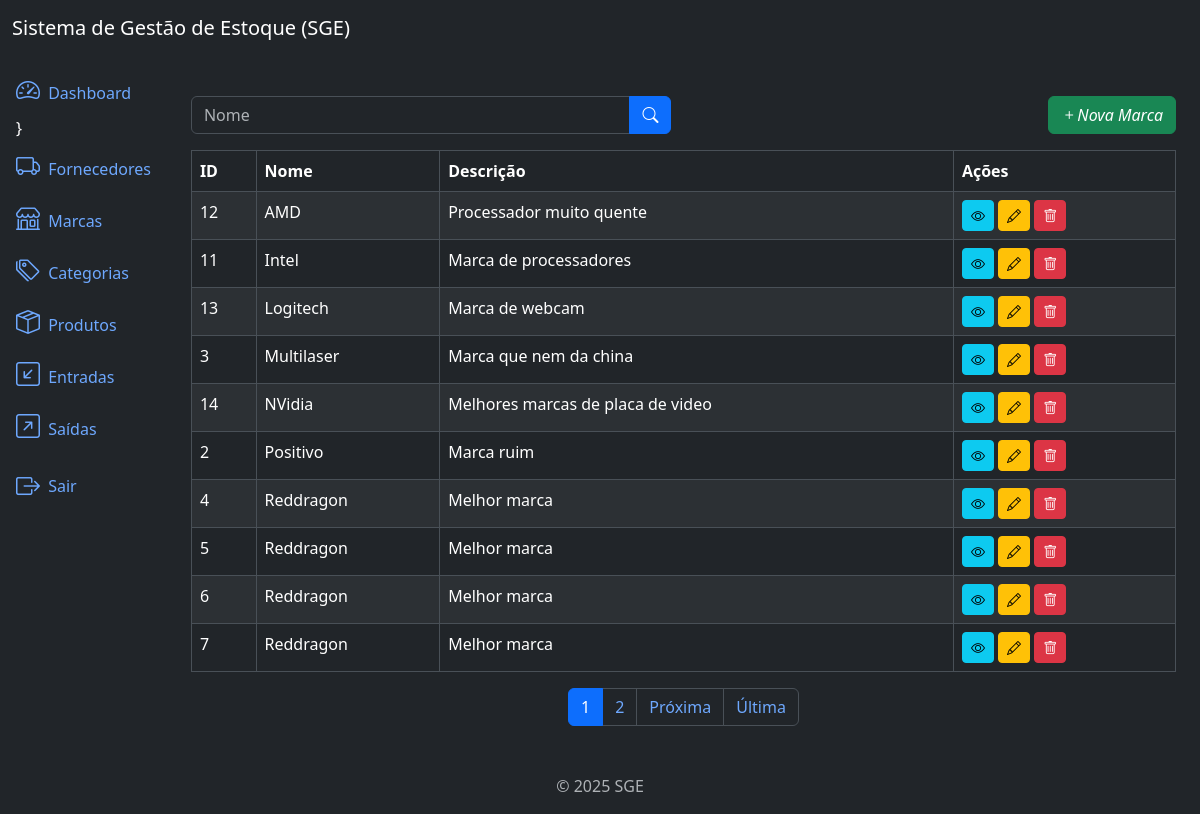
The app's page /brands/list/ (signed in) with its own data.
### brands/models.py (models this page shows, shortened)
class Brand(models.Model):
    name = models.CharField(max_length=500)
    description = models.TextField(null=True, blank=True)
    created_at = models.DateTimeField(auto_now_add=True)
    updated_at = models.DateTimeField(auto_now=True)
    class Meta:
        verbose_name = 'Brand'
        verbose_name_plural = 'Brands'
        ordering = ['name']

### brands/views.py (the view)
# urls.py: path('brands/list/', BrandListView.as_view(), name='brand_list'),
class BrandListView(LoginRequiredMixin, PermissionRequiredMixin, ListView):
    model = Brand
    template_name = 'brand_list.html'
    context_object_name = 'brands'
    paginate_by = 10
    permission_required = 'brands.view_brand' #Nome da app, da ação e model
    def get_queryset(self):
        queryset = super().get_queryset()
        name = self.request.GET.get('name')
        if name:
            queryset = queryset.filter(name__icontains=name)
        return queryset

### brands/templates/brand_list.html (shortened to what this page needs)
{% extends 'base.html' %}
{% block content %}
    <div class="row mb-3">
        <div class="col-md-6">
            <form method="get" action="{% url 'brand_list' %}">
                <div class="input-group">
                  <input type="text" class="form-control" name="name" placeholder="Nome" value="{{ request.GET.name }}">
                  <button type="submit" class="btn btn-primary">
                    <i class="bi bi-search"></i>
                  </button>
                </div>
            </form>
        </div>
        {% if perms.brands.add_brand %}
        <div class="col-md-6">
            <a href="{% url 'brand_create' %}" class="btn btn-success float-end">
                <i class="bi bi-plus">Nova Marca</i>
            </a>
        </div>
        {% endif %}
    </div>
    <div class="table-responsive">
        <table class="table table-striped table-bordered">
            <thead class="thead-dark">
                <tr>
                    <th>ID</th>
                    <th>Nome</th>
                    <th>Descrição</th>
                    <th>Ações</th>
                </tr>
            </thead>
            <tbody>
                {% for brand in brands %}
                <tr>
                    <td>{{ brand.id }}</td>
                    <td>{{ brand.name }}</td>
                    <td>{{ brand.description }}</td>
                    <td>
                        {% if perms.brands.view_brand %}
                            <a href="{% url 'brand_detail' brand.id %}" class="btn btn-info btn-sm">
                                <i class="bi bi-eye"></i>
                            </a>
                        {% endif %}
                        {% if perms.brands.change_brand %}
                            <a href="{% url 'brand_update' brand.id %}" class="btn btn-warning btn-sm">
                                <i class="bi bi-pencil"></i>
                            </a>
                            {% endif %}
                        {% if perms.brands.delete_brand %}
                            <a href="{% url 'brand_delete' brand.id %}" class="btn btn-danger btn-sm">
                                <i class="bi bi-trash"></i>
                            </a>
                        {% endif %}
                    </td>
                </tr>
                {% endfor %}
            </tbody>
        </table>
    </div>
{% include 'components/_pagination.html' %}
{% endblock %}

### records on screen
Brand: id "12", name "AMD", description "Processador muito quente"
Brand: id "11", name "Intel", description "Marca de processadores"
Brand: id "13", name "Logitech", description "Marca de webcam"
Brand: id "3", name "Multilaser", description "Marca que nem da china"
Brand: id "14", name "NVidia", description "Melhores marcas de placa de video"
Brand: id "2", name "Positivo", description "Marca ruim"
Brand: id "4", name "Reddragon", description "Melhor marca"
Brand: id "5", name "Reddragon", description "Melhor marca"
Brand: id "6", name "Reddragon", description "Melhor marca"
Brand: id "7", name "Reddragon", description "Melhor marca"

### other values on screen
{{ page_number }} "1"
{{ page_number }} "2"
